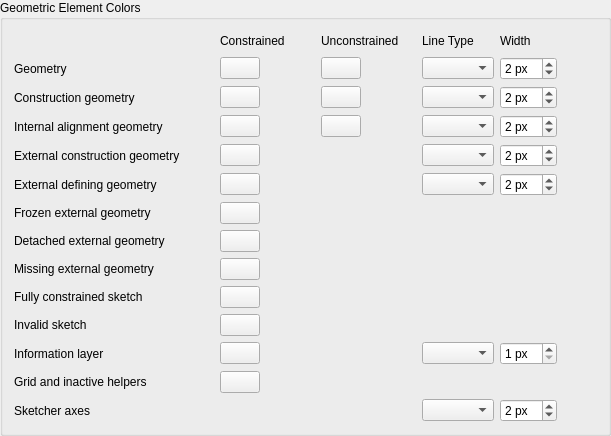
    <widget class="QGroupBox" name="groupBox_2">
     <property name="title">
      <string>Geometric Element Colors</string>
     </property>
     <layout class="QGridLayout" name="gridLayout_6">
      <item row="1" column="1">
       <widget class="QLabel" name="label_7">
        <property name="minimumSize">
         <size>
          <width>95</width>
          <height>0</height>
         </size>
        </property>
        <property name="text">
         <string>Constrained</string>
        </property>
       </widget>
      </item>
      <item row="1" column="2">
       <widget class="QLabel" name="label_9">
        <property name="minimumSize">
         <size>
          <width>95</width>
          <height>0</height>
         </size>
        </property>
        <property name="text">
         <string>Unconstrained</string>
        </property>
       </widget>
      </item>
      <item row="1" column="3">
       <widget class="QLabel" name="label_pattern">
        <property name="text">
         <string>Line Type</string>
        </property>
       </widget>
      </item>
      <item row="1" column="4">
       <widget class="QLabel" name="label_width">
        <property name="text">
         <string>Width</string>
        </property>
       </widget>
      </item>
      <item row="1" column="5">
       <spacer name="horizontalSpacer_6">
        <property name="orientation">
         <enum>Qt::Horizontal</enum>
        </property>
        <property name="sizeHint" stdset="0">
         <size>
          <width>40</width>
          <height>20</height>
         </size>
        </property>
       </spacer>
      </item>
      <item row="5" column="0">
       <widget class="QLabel" name="label">
        <property name="text">
         <string>Geometry</string>
        </property>
       </widget>
      </item>
      <item row="5" column="1">
       <widget class="Gui::PrefColorButton" name="FullyConstraintElementColor">
        <property name="sizePolicy">
         <sizepolicy hsizetype="Maximum" vsizetype="Fixed">
          <horstretch>0</horstretch>
          <verstretch>0</verstretch>
         </sizepolicy>
        </property>
        <property name="toolTip">
         <string>Color of fully constrained normal geometry in edit mode</string>
        </property>
        <property name="color" stdset="0">
         <color>
          <red>128</red>
          <green>208</green>
          <blue>160</blue>
         </color>
        </property>
        <property name="prefEntry" stdset="0">
         <cstring>FullyConstraintElementColor</cstring>
        </property>
        <property name="prefPath" stdset="0">
         <cstring>View</cstring>
        </property>
       </widget>
      </item>
      <item row="5" column="2">
       <widget class="Gui::PrefColorButton" name="EditedEdgeColor">
        <property name="sizePolicy">
         <sizepolicy hsizetype="Maximum" vsizetype="Fixed">
          <horstretch>0</horstretch>
          <verstretch>0</verstretch>
         </sizepolicy>
        </property>
        <property name="toolTip">
         <string>Color of normal geometry in edit mode</string>
        </property>
        <property name="color" stdset="0">
         <color>
          <red>255</red>
          <green>255</green>
          <blue>255</blue>
         </color>
        </property>
        <property name="prefEntry" stdset="0">
         <cstring>EditedEdgeColor</cstring>
        </property>
        <property name="prefPath" stdset="0">
         <cstring>View</cstring>
        </property>
       </widget>
      </item>
      <item row="5" column="3">
       <widget class="QComboBox" name="EdgePattern">
        <property name="toolTip">
         <string>Line pattern of normal edges</string>
        </property>
        <property name="currentIndex">
         <number>-1</number>
        </property>
       </widget>
      </item>
      <item row="5" column="4">
       <widget class="Gui::PrefSpinBox" name="EdgeWidth">
        <property name="toolTip">
         <string>Width of normal edges</string>
        </property>
        <property name="unit" stdset="0">
         <string notr="true">px</string>
        </property>
        <property name="suffix">
         <string notr="true"> px</string>
        </property>
        <property name="minimum">
         <number>1</number>
        </property>
        <property name="maximum">
         <number>99</number>
        </property>
        <property name="value">
         <number>2</number>
        </property>
        <property name="prefEntry" stdset="0">
         <cstring>EdgeWidth</cstring>
        </property>
        <property name="prefPath" stdset="0">
         <cstring>Mod/Sketcher/View</cstring>
        </property>
       </widget>
      </item>
      <item row="7" column="0">
       <widget class="QLabel" name="label_3">
        <property name="text">
         <string>Construction geometry</string>
        </property>
       </widget>
      </item>
      <item row="7" column="1">
       <widget class="Gui::PrefColorButton" name="FullyConstraintConstructionElementColor">
        <property name="sizePolicy">
         <sizepolicy hsizetype="Maximum" vsizetype="Fixed">
          <horstretch>0</horstretch>
          <verstretch>0</verstretch>
         </sizepolicy>
        </property>
        <property name="toolTip">
         <string>Color of fully constrained construction geometry in edit mode</string>
        </property>
        <property name="color" stdset="0">
         <color>
          <red>143</red>
          <green>169</green>
          <blue>253</blue>
         </color>
        </property>
        <property name="prefEntry" stdset="0">
         <cstring>FullyConstraintConstructionElementColor</cstring>
        </property>
        <property name="prefPath" stdset="0">
         <cstring>View</cstring>
        </property>
       </widget>
      </item>
      <item row="7" column="2">
       <widget class="Gui::PrefColorButton" name="ConstructionColor">
        <property name="sizePolicy">
         <sizepolicy hsizetype="Maximum" vsizetype="Fixed">
          <horstretch>0</horstretch>
          <verstretch>0</verstretch>
         </sizepolicy>
        </property>
        <property name="toolTip">
         <string>Color of construction geometry in edit mode</string>
        </property>
        <property name="color" stdset="0">
         <color>
          <red>0</red>
          <green>0</green>
          <blue>220</blue>
         </color>
        </property>
        <property name="prefEntry" stdset="0">
         <cstring>ConstructionColor</cstring>
        </property>
        <property name="prefPath" stdset="0">
         <cstring>View</cstring>
        </property>
       </widget>
      </item>
      <item row="7" column="3">
       <widget class="QComboBox" name="ConstructionPattern">
        <property name="toolTip">
         <string>Line pattern of construction edges</string>
        </property>
        <property name="currentIndex">
         <number>-1</number>
        </property>
       </widget>
      </item>
      <item row="7" column="4">
       <widget class="Gui::PrefSpinBox" name="ConstructionWidth">
        <property name="toolTip">
         <string>Width of construction edges</string>
        </property>
        <property name="unit" stdset="0">
         <string notr="true">px</string>
        </property>
        <property name="suffix">
         <string notr="true"> px</string>
        </property>
        <property name="minimum">
         <number>1</number>
        </property>
        <property name="maximum">
         <number>99</number>
        </property>
        <property name="value">
         <number>2</number>
        </property>
        <property name="prefEntry" stdset="0">
         <cstring>ConstructionWidth</cstring>
        </property>
        <property name="prefPath" stdset="0">
         <cstring>Mod/Sketcher/View</cstring>
        </property>
       </widget>
      </item>
      <item row="8" column="0">
       <widget class="QLabel" name="label_ia">
        <property name="text">
         <string>Internal alignment geometry</string>
        </property>
       </widget>
      </item>
      <item row="8" column="1">
       <widget class="Gui::PrefColorButton" name="FullyConstraintInternalAlignmentColor">
        <property name="sizePolicy">
         <sizepolicy hsizetype="Maximum" vsizetype="Fixed">
          <horstretch>0</horstretch>
          <verstretch>0</verstretch>
         </sizepolicy>
        </property>
        <property name="toolTip">
         <string>Color of fully constrained internal alignment geometry in edit mode</string>
        </property>
        <property name="color" stdset="0">
         <color>
          <red>222</red>
          <green>222</green>
          <blue>200</blue>
         </color>
        </property>
        <property name="prefEntry" stdset="0">
         <cstring>FullyConstraintInternalAlignmentColor</cstring>
        </property>
        <property name="prefPath" stdset="0">
         <cstring>View</cstring>
        </property>
       </widget>
      </item>
      <item row="8" column="2">
       <widget class="Gui::PrefColorButton" name="InternalAlignedGeoColor">
        <property name="sizePolicy">
         <sizepolicy hsizetype="Maximum" vsizetype="Fixed">
          <horstretch>0</horstretch>
          <verstretch>0</verstretch>
         </sizepolicy>
        </property>
        <property name="toolTip">
         <string>Color of internal alignment geometry in edit mode</string>
        </property>
        <property name="color" stdset="0">
         <color>
          <red>178</red>
          <green>178</green>
          <blue>127</blue>
         </color>
        </property>
        <property name="prefEntry" stdset="0">
         <cstring>InternalAlignedGeoColor</cstring>
        </property>
        <property name="prefPath" stdset="0">
         <cstring>View</cstring>
        </property>
       </widget>
      </item>
      <item row="8" column="3">
       <widget class="QComboBox" name="InternalPattern">
        <property name="toolTip">
         <string>Line pattern of internal aligned edges</string>
        </property>
        <property name="currentIndex">
         <number>-1</number>
        </property>
       </widget>
      </item>
      <item row="8" column="4">
       <widget class="Gui::PrefSpinBox" name="InternalWidth">
        <property name="toolTip">
         <string>Width of internal aligned edges</string>
        </property>
        <property name="unit" stdset="0">
         <string notr="true">px</string>
        </property>
        <property name="suffix">
         <string notr="true"> px</string>
        </property>
        <property name="minimum">
         <number>1</number>
        </property>
        <property name="maximum">
         <number>99</number>
        </property>
        <property name="value">
         <number>2</number>
        </property>
        <property name="prefEntry" stdset="0">
         <cstring>InternalWidth</cstring>
        </property>
        <property name="prefPath" stdset="0">
         <cstring>Mod/Sketcher/View</cstring>
        </property>
       </widget>
      </item>
      <item row="9" column="0">
       <widget class="QLabel" name="label_20">
        <property name="text">
         <string>External construction geometry</string>
        </property>
       </widget>
      </item>
      <item row="9" column="1">
       <widget class="Gui::PrefColorButton" name="ExternalColor">
        <property name="sizePolicy">
         <sizepolicy hsizetype="Maximum" vsizetype="Fixed">
          <horstretch>0</horstretch>
          <verstretch>0</verstretch>
         </sizepolicy>
        </property>
        <property name="toolTip">
         <string>Color of external construction geometry in edit mode</string>
        </property>
        <property name="color" stdset="0">
         <color>
          <red>204</red>
          <green>51</green>
          <blue>153</blue>
         </color>
        </property>
        <property name="prefEntry" stdset="0">
         <cstring>ExternalColor</cstring>
        </property>
        <property name="prefPath" stdset="0">
         <cstring>View</cstring>
        </property>
       </widget>
      </item>
      <item row="9" column="3">
       <widget class="QComboBox" name="ExternalPattern">
        <property name="toolTip">
         <string>Line pattern of external construction edges</string>
        </property>
        <property name="currentIndex">
         <number>-1</number>
        </property>
       </widget>
      </item>
      <item row="9" column="4">
       <widget class="Gui::PrefSpinBox" name="ExternalWidth">
        <property name="toolTip">
         <string>Width of external construction edges</string>
        </property>
        <property name="unit" stdset="0">
         <string notr="true">px</string>
        </property>
        <property name="suffix">
         <string notr="true"> px</string>
        </property>
        <property name="minimum">
         <number>1</number>
        </property>
        <property name="maximum">
         <number>99</number>
        </property>
        <property name="value">
         <number>2</number>
        </property>
        <property name="prefEntry" stdset="0">
         <cstring>ExternalWidth</cstring>
        </property>
        <property name="prefPath" stdset="0">
         <cstring>Mod/Sketcher/View</cstring>
        </property>
       </widget>
      </item>
      <item row="10" column="0">
       <widget class="QLabel" name="label_21">
        <property name="text">
         <string>External defining geometry</string>
        </property>
       </widget>
      </item>
      <item row="10" column="1">
       <widget class="Gui::PrefColorButton" name="ExternalDefiningColor">
        <property name="sizePolicy">
         <sizepolicy hsizetype="Maximum" vsizetype="Fixed">
          <horstretch>0</horstretch>
          <verstretch>0</verstretch>
         </sizepolicy>
        </property>
        <property name="toolTip">
         <string>Color of external defining geometry in edit mode</string>
        </property>
        <property name="color" stdset="0">
         <color>
          <red>204</red>
          <green>51</green>
          <blue>153</blue>
         </color>
        </property>
        <property name="prefEntry" stdset="0">
         <cstring>ExternalDefiningColor</cstring>
        </property>
        <property name="prefPath" stdset="0">
         <cstring>View</cstring>
        </property>
       </widget>
      </item>
      <item row="10" column="3">
       <widget class="QComboBox" name="ExternalDefiningPattern">
        <property name="toolTip">
         <string>Line pattern of external defining edges</string>
        </property>
        <property name="currentIndex">
         <number>-1</number>
        </property>
       </widget>
      </item>
      <item row="10" column="4">
       <widget class="Gui::PrefSpinBox" name="ExternalDefiningWidth">
        <property name="toolTip">
         <string>Width of external defining edges</string>
        </property>
        <property name="unit" stdset="0">
         <string notr="true">px</string>
        </property>
        <property name="suffix">
         <string notr="true"> px</string>
        </property>
        <property name="minimum">
         <number>1</number>
        </property>
        <property name="maximum">
         <number>99</number>
        </property>
        <property name="value">
         <number>2</number>
        </property>
        <property name="prefEntry" stdset="0">
         <cstring>ExternalDefiningWidth</cstring>
        </property>
        <property name="prefPath" stdset="0">
         <cstring>Mod/Sketcher/View</cstring>
        </property>
       </widget>
      </item>
      <item row="11" column="0">
       <widget class="QLabel" name="label_frozen">
        <property name="text">
         <string>Frozen external geometry</string>
        </property>
       </widget>
      </item>
      <item row="11" column="1">
       <widget class="Gui::PrefColorButton" name="FrozenColor">
        <property name="sizePolicy">
         <sizepolicy hsizetype="Maximum" vsizetype="Fixed">
          <horstretch>0</horstretch>
          <verstretch>0</verstretch>
         </sizepolicy>
        </property>
        <property name="toolTip">
         <string>The color of a frozen external geometry in edit mode</string>
        </property>
        <property name="color" stdset="0">
         <color>
          <red>127</red>
          <green>255</green>
          <blue>255</blue>
         </color>
        </property>
        <property name="prefEntry" stdset="0">
         <cstring>FrozenColor</cstring>
        </property>
        <property name="prefPath" stdset="0">
         <cstring>View</cstring>
        </property>
       </widget>
      </item>
      <item row="12" column="0">
       <widget class="QLabel" name="label_detached">
        <property name="text">
         <string>Detached external geometry</string>
        </property>
       </widget>
      </item>
      <item row="12" column="1">
       <widget class="Gui::PrefColorButton" name="DetachedColor">
        <property name="sizePolicy">
         <sizepolicy hsizetype="Maximum" vsizetype="Fixed">
          <horstretch>0</horstretch>
          <verstretch>0</verstretch>
         </sizepolicy>
        </property>
        <property name="toolTip">
         <string>The color of a detached external geometry in edit mode</string>
        </property>
        <property name="color" stdset="0">
         <color>
          <red>28</red>
          <green>127</green>
          <blue>28</blue>
         </color>
        </property>
        <property name="prefEntry" stdset="0">
         <cstring>DetachedColor</cstring>
        </property>
        <property name="prefPath" stdset="0">
         <cstring>View</cstring>
        </property>
       </widget>
      </item>
      <item row="13" column="0">
       <widget class="QLabel" name="label_missing">
        <property name="text">
         <string>Missing external geometry</string>
        </property>
       </widget>
      </item>
      <item row="13" column="1">
       <widget class="Gui::PrefColorButton" name="MissingColor">
        <property name="sizePolicy">
         <sizepolicy hsizetype="Maximum" vsizetype="Fixed">
          <horstretch>0</horstretch>
          <verstretch>0</verstretch>
         </sizepolicy>
        </property>
        <property name="toolTip">
         <string>The color of a missing external geometry in edit mode</string>
        </property>
        <property name="color" stdset="0">
         <color>
          <red>127</red>
          <green>0</green>
          <blue>255</blue>
         </color>
        </property>
        <property name="prefEntry" stdset="0">
         <cstring>MissingColor</cstring>
        </property>
        <property name="prefPath" stdset="0">
         <cstring>View</cstring>
        </property>
       </widget>
      </item>
      <item row="14" column="0">
       <widget class="QLabel" name="label_45">
        <property name="minimumSize">
         <size>
          <width>200</width>
          <height>0</height>
         </size>
        </property>
        <property name="text">
         <string>Fully constrained sketch</string>
        </property>
       </widget>
      </item>
      <item row="14" column="1">
       <widget class="Gui::PrefColorButton" name="FullyConstrainedColor">
        <property name="sizePolicy">
         <sizepolicy hsizetype="Maximum" vsizetype="Fixed">
          <horstretch>0</horstretch>
          <verstretch>0</verstretch>
         </sizepolicy>
        </property>
        <property name="toolTip">
         <string>Color of geometry indicating a fully constrained sketch</string>
        </property>
        <property name="color" stdset="0">
         <color>
          <red>0</red>
          <green>255</green>
          <blue>0</blue>
         </color>
        </property>
        <property name="prefEntry" stdset="0">
         <cstring>FullyConstrainedColor</cstring>
        </property>
        <property name="prefPath" stdset="0">
         <cstring>View</cstring>
        </property>
       </widget>
      </item>
      <item row="15" column="0">
       <widget class="QLabel" name="label_4">
        <property name="text">
         <string>Invalid sketch</string>
        </property>
       </widget>
      </item>
      <item row="15" column="1">
       <widget class="Gui::PrefColorButton" name="InvalidSketchColor">
        <property name="sizePolicy">
         <sizepolicy hsizetype="Maximum" vsizetype="Fixed">
          <horstretch>0</horstretch>
          <verstretch>0</verstretch>
         </sizepolicy>
        </property>
        <property name="toolTip">
         <string>Color of geometry indicating an invalid sketch</string>
        </property>
        <property name="color" stdset="0">
         <color>
          <red>255</red>
          <green>109</green>
          <blue>0</blue>
         </color>
        </property>
        <property name="prefEntry" stdset="0">
         <cstring>InvalidSketchColor</cstring>
        </property>
        <property name="prefPath" stdset="0">
         <cstring>View</cstring>
        </property>
       </widget>
      </item>
      <item row="17" column="0">
       <widget class="QLabel" name="label_3">
        <property name="text">
         <string>Information layer</string>
        </property>
       </widget>
      </item>
      <item row="17" column="1">
       <widget class="Gui::PrefColorButton" name="InformationColor">
        <property name="sizePolicy">
         <sizepolicy hsizetype="Maximum" vsizetype="Fixed">
          <horstretch>0</horstretch>
          <verstretch>0</verstretch>
         </sizepolicy>
        </property>
        <property name="toolTip">
         <string>Color of arc and line helpers and also bspline polygon, comb...</string>
        </property>
        <property name="color" stdset="0">
         <color>
          <red>0</red>
          <green>255</green>
          <blue>0</blue>
         </color>
        </property>
        <property name="prefEntry" stdset="0">
         <cstring>InformationColor</cstring>
        </property>
        <property name="prefPath" stdset="0">
         <cstring>View</cstring>
        </property>
       </widget>
      </item>
      <item row="17" column="3">
       <widget class="QComboBox" name="InformationPattern">
        <property name="toolTip">
         <string>Line pattern of information edges</string>
        </property>
        <property name="currentIndex">
         <number>-1</number>
        </property>
       </widget>
      </item>
      <item row="17" column="4">
       <widget class="Gui::PrefSpinBox" name="InformationWidth">
        <property name="toolTip">
         <string>Width of information edges</string>
        </property>
        <property name="unit" stdset="0">
         <string notr="true">px</string>
        </property>
        <property name="suffix">
         <string notr="true"> px</string>
        </property>
        <property name="minimum">
         <number>1</number>
        </property>
        <property name="maximum">
         <number>99</number>
        </property>
        <property name="value">
         <number>1</number>
        </property>
        <property name="prefEntry" stdset="0">
         <cstring>InformationWidth</cstring>
        </property>
        <property name="prefPath" stdset="0">
         <cstring>Mod/Sketcher/View</cstring>
        </property>
       </widget>
      </item>
      <item row="18" column="0">
       <widget class="QLabel" name="labelGridLineColor">
        <property name="text">
         <string>Grid and inactive helpers</string>
        </property>
        <property name="buddy">
         <cstring>GridLineColor</cstring>
        </property>
       </widget>
      </item>
      <item row="18" column="1">
       <widget class="Gui::PrefColorButton" name="GridLineColor">
        <property name="sizePolicy">
         <sizepolicy hsizetype="Maximum" vsizetype="Fixed">
          <horstretch>0</horstretch>
          <verstretch>0</verstretch>
         </sizepolicy>
        </property>
        <property name="toolTip">
         <string>Color of sketch grid lines and inactive helper lines</string>
        </property>
        <property name="color" stdset="0">
         <color>
          <red>178</red>
          <green>178</green>
          <blue>178</blue>
         </color>
        </property>
        <property name="prefEntry" stdset="0">
         <cstring>GridLineColor</cstring>
        </property>
        <property name="prefPath" stdset="0">
         <cstring>Mod/Sketcher/General</cstring>
        </property>
       </widget>
      </item>
      <item row="19" column="0">
       <widget class="QLabel" name="label_axislines">
        <property name="text">
         <string>Sketcher axes</string>
        </property>
       </widget>
      </item>
      <item row="19" column="3">
       <widget class="QComboBox" name="AxisLinePattern">
        <property name="toolTip">
         <string>Line pattern of sketcher axes</string>
        </property>
        <property name="currentIndex">
         <number>-1</number>
        </property>
       </widget>
      </item>
      <item row="19" column="4">
        <widget class="Gui::PrefSpinBox" name="AxisLineWidth">
         <property name="toolTip">
          <string>Width of the sketcher axes</string>
         </property>
         <property name="suffix">
           <string notr="true"> px</string>
         </property>
         <property name="minimum">
          <number>1</number>
         </property>
         <property name="maximum">
           <number>99</number>
         </property>
         <property name="value">
           <number>2</number>
         </property>
         <property name="prefEntry" stdset="0">
           <cstring>AxisLineWidth</cstring>
         </property>
         <property name="prefPath" stdset="0">
           <cstring>Mod/Sketcher/View</cstring>
         </property>
        </widget>
      </item>
     </layout>
    </widget>
